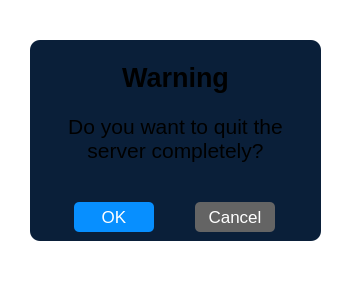
<?xml version="1.0" encoding="UTF-8"?>
<ui version="4.0">
 <class>CQuitDialog</class>
 <widget class="QDialog" name="CQuitDialog">
  <property name="geometry">
   <rect>
    <x>0</x>
    <y>0</y>
    <width>354</width>
    <height>298</height>
   </rect>
  </property>
  <property name="windowTitle">
   <string>Quitting?</string>
  </property>
  <property name="styleSheet">
   <string notr="true">background-color: transparent;
border-radius:20px;
</string>
  </property>
  <widget class="QFrame" name="frame">
   <property name="geometry">
    <rect>
     <x>30</x>
     <y>40</y>
     <width>291</width>
     <height>201</height>
    </rect>
   </property>
   <property name="styleSheet">
    <string notr="true">border:none;
border-radius:10px;
background-color: rgb(10, 31, 57);</string>
   </property>
   <property name="frameShape">
    <enum>QFrame::StyledPanel</enum>
   </property>
   <property name="frameShadow">
    <enum>QFrame::Raised</enum>
   </property>
   <layout class="QVBoxLayout" name="verticalLayout">
    <item>
     <widget class="QLabel" name="label">
      <property name="font">
       <font>
        <pointsize>20</pointsize>
        <bold>true</bold>
       </font>
      </property>
      <property name="text">
       <string>Warning</string>
      </property>
      <property name="alignment">
       <set>Qt::AlignCenter</set>
      </property>
     </widget>
    </item>
    <item>
     <widget class="QLabel" name="label_2">
      <property name="font">
       <font>
        <pointsize>16</pointsize>
       </font>
      </property>
      <property name="text">
       <string>Do you want to quit the
server completely?</string>
      </property>
      <property name="alignment">
       <set>Qt::AlignCenter</set>
      </property>
     </widget>
    </item>
    <item>
     <spacer name="verticalSpacer">
      <property name="orientation">
       <enum>Qt::Vertical</enum>
      </property>
      <property name="sizeType">
       <enum>QSizePolicy::Fixed</enum>
      </property>
      <property name="sizeHint" stdset="0">
       <size>
        <width>20</width>
        <height>30</height>
       </size>
      </property>
     </spacer>
    </item>
    <item>
     <layout class="QHBoxLayout" name="horizontalLayout">
      <item>
       <widget class="QToolButton" name="toolButton_ok">
        <property name="minimumSize">
         <size>
          <width>80</width>
          <height>30</height>
         </size>
        </property>
        <property name="font">
         <font>
          <pointsize>13</pointsize>
         </font>
        </property>
        <property name="styleSheet">
         <string notr="true">QToolButton {
	color: rgb(255, 255, 255);
	background-color: rgb(7, 143, 255);
	border-radius: 5px;
}

QToolButton::menu-indicator { 
	image: None;
}

 
QToolButton:pressed {
	color: rgb(255, 255, 255);
	background-color: rgb(20, 143, 184);
}</string>
        </property>
        <property name="text">
         <string>OK</string>
        </property>
       </widget>
      </item>
      <item>
       <widget class="QToolButton" name="toolButton_cancel">
        <property name="minimumSize">
         <size>
          <width>80</width>
          <height>30</height>
         </size>
        </property>
        <property name="font">
         <font>
          <pointsize>13</pointsize>
         </font>
        </property>
        <property name="styleSheet">
         <string notr="true">QToolButton {
	color: rgb(255, 255, 255);
	background-color: rgb(100, 100, 100);
	border-radius: 5px;
}

QToolButton::menu-indicator { 
	image: None;
}

 
QToolButton:pressed {
	color: rgb(255, 255, 255);
	background-color: rgb(20, 143, 184);
}</string>
        </property>
        <property name="text">
         <string>Cancel</string>
        </property>
       </widget>
      </item>
     </layout>
    </item>
   </layout>
  </widget>
  <widget class="QLabel" name="label_3">
   <property name="geometry">
    <rect>
     <x>10</x>
     <y>30</y>
     <width>71</width>
     <height>61</height>
    </rect>
   </property>
   <property name="styleSheet">
    <string notr="true">image: url(:/navi/warning.svg);</string>
   </property>
   <property name="text">
    <string/>
   </property>
  </widget>
 </widget>
 <resources/>
 <connections/>
</ui>
